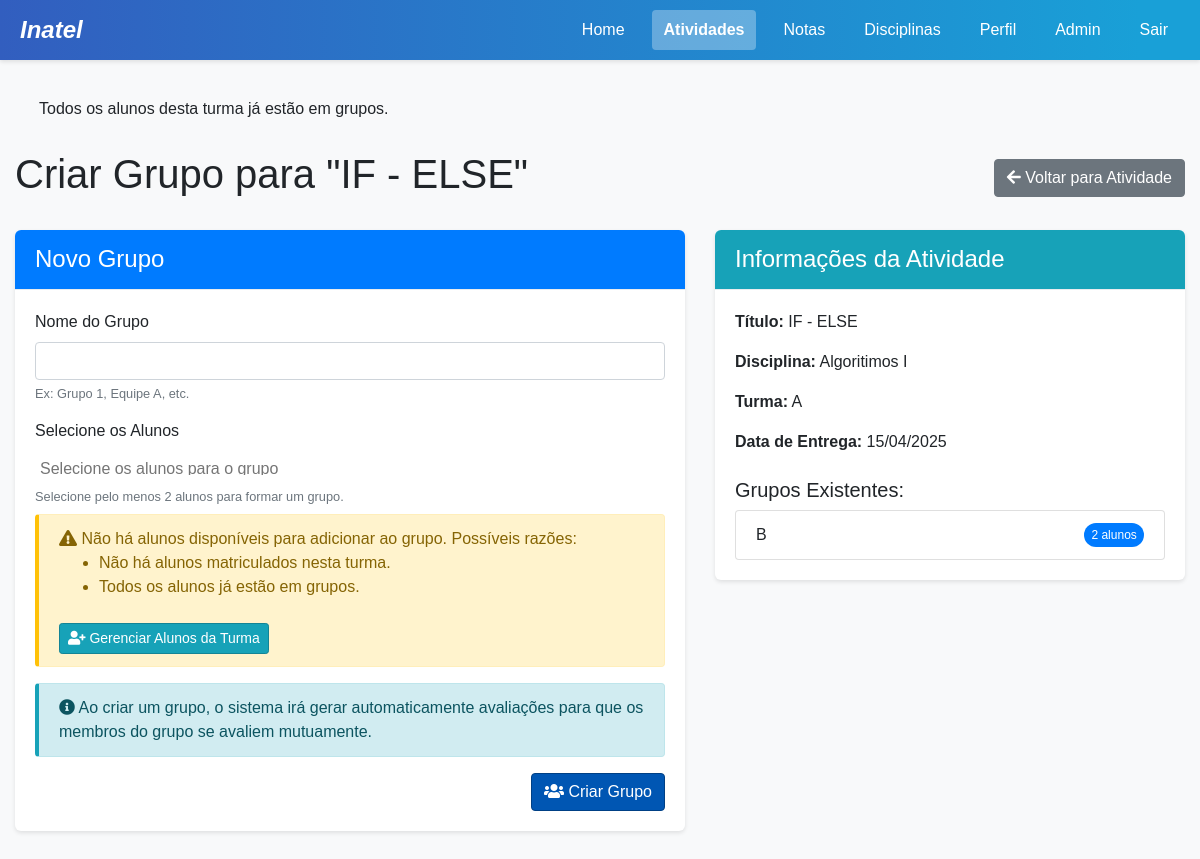
The app's page /criar-grupo/1/ (signed in), older data.
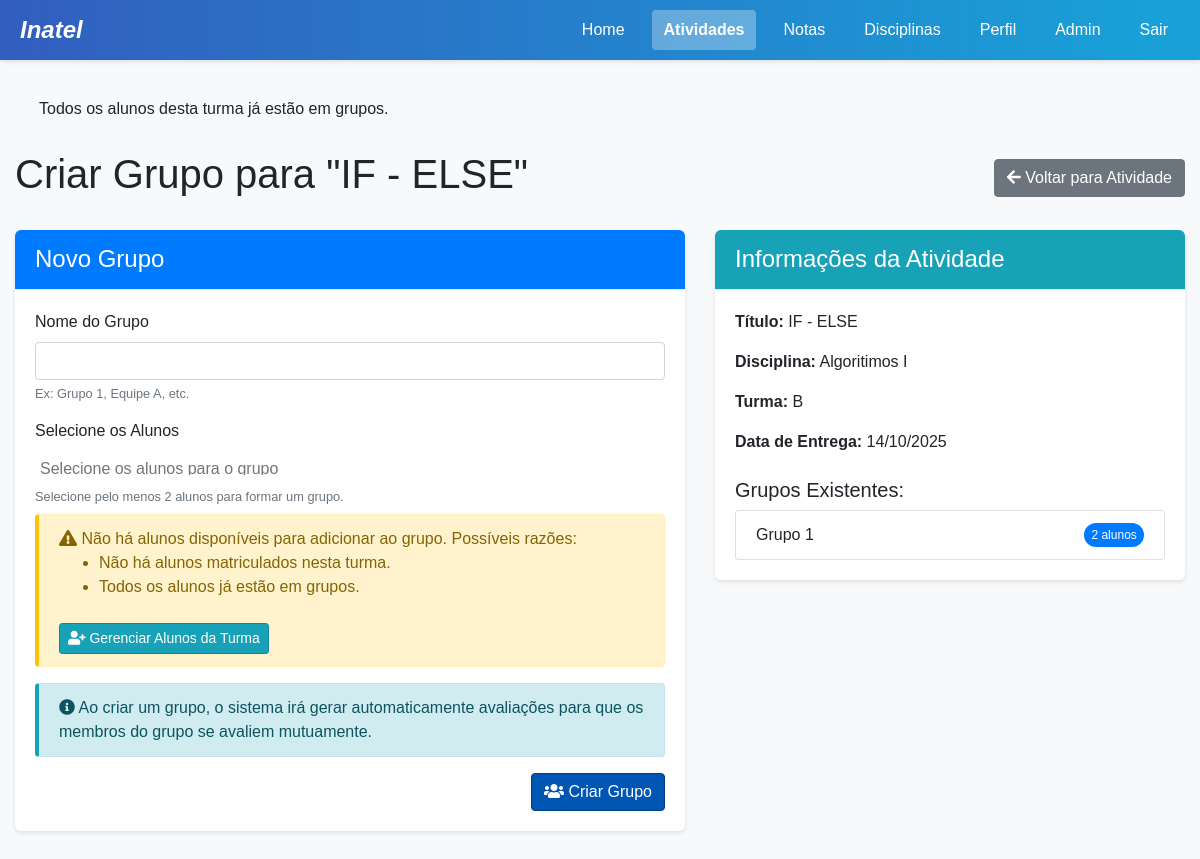
The same page, newer data.
### project/models.py (models this page shows, shortened)
class Atividade(models.Model):
    id = models.AutoField(primary_key=True)
    titulo = models.CharField(max_length=100)
    descricao = models.TextField()
    dataEntrega = models.DateField()
    turma = models.ForeignKey(Turma, on_delete=models.CASCADE, related_name='atividades')
    competencias = models.ManyToManyField('Competencia', related_name='atividades', blank=True)

class Turma(models.Model):
    id = models.AutoField(primary_key=True)
    codigo = models.CharField(max_length=20)  # e.g. "A", "B", "C"
    disciplina = models.ForeignKey(Disciplina, on_delete=models.CASCADE, related_name='turmas')
    professor = models.ForeignKey(Professor, on_delete=models.CASCADE, related_name='turmas')
    semestre = models.ForeignKey(Semestre, on_delete=models.CASCADE, related_name='turmas')

class Grupo(models.Model):
    id = models.AutoField(primary_key=True)
    nome = models.CharField(max_length=100)
    atividade = models.ForeignKey(Atividade, on_delete=models.CASCADE, related_name='grupos')
    alunos = models.ManyToManyField(Aluno, related_name='grupos')

class Disciplina(models.Model):
    id = models.AutoField(primary_key=True)
    nome = models.CharField(max_length=100)
    codigo = models.CharField(max_length=20)
    curso = models.ForeignKey(Curso, on_delete=models.CASCADE, related_name='disciplinas')

### project/views.py (the view)
    def wrapper(request, *args, **kwargs):
        if 'user_type' not in request.session or 'user_id' not in request.session:
            messages.error(request, "Você precisa estar logado para acessar esta página.")
            return redirect('login')
        user_type = request.session['user_type']
        user_id = request.session['user_id']
        try:
            if user_type == 'aluno':
                Aluno.objects.get(idAluno=user_id)
            elif user_type == 'professor':
                Professor.objects.get(idProfessor=user_id)
            elif user_type == 'coordenador':
                Coordenador.objects.get(id=user_id)
            elif user_type == 'admin':
                from .models import Admin
                Admin.objects.get(id=user_id)
            else:
                messages.error(request, "Tipo de usuário não reconhecido.")
                request.session.flush()
                return redirect('login')
        except Exception:
            messages.error(request, "Sua sessão expirou ou é inválida. Por favor, faça login novamente.")
            request.session.flush()
            return redirect('login')
        return view_func(request, *args, **kwargs)

### project/context_processors.py (called while the page is built)
def user_data(request):
    context = {
        'user_type': request.session.get('user_type'),
        'user_id': request.session.get('user_id'),
        'username': request.session.get('username'),
    }
    if 'user_type' in request.session:
        notificacoes = obter_notificacoes_usuario(request)
        context['notificacoes_nao_lidas'] = notificacoes.filter(lida=False)
        context['notificacoes_count'] = context['notificacoes_nao_lidas'].count()
    return context

### project/utils.py (called while the page is built)
def obter_notificacoes_usuario(request):
    from .models import Notificacao, Aluno, Professor, Coordenador, Admin
    user_type = request.session.get('user_type')
    user_id = request.session.get('user_id')
    if not user_type or not user_id:
        return Notificacao.objects.none()
    if user_type == 'aluno':
        return Notificacao.objects.filter(aluno_id=user_id)
    elif user_type == 'professor':
        return Notificacao.objects.filter(professor_id=user_id)
    elif user_type == 'coordenador':
        return Notificacao.objects.filter(coordenador_id=user_id)
    elif user_type == 'admin':
        return Notificacao.objects.filter(admin_id=user_id)
    return Notificacao.objects.none()

### project/templates/criar_grupo.html (shortened to what the changed rows need)
<!DOCTYPE html>
<html lang="pt-br">
<head>
    {% load static %}
    <link rel="stylesheet" href="https://stackpath.bootstrapcdn.com/bootstrap/4.5.2/css/bootstrap.min.css">
    <link rel="stylesheet" href="{% static 'css/main.css' %}">
    <link rel="stylesheet" href="https://cdnjs.cloudflare.com/ajax/libs/font-awesome/5.15.3/css/all.min.css">
    <link rel="stylesheet" href="https://cdn.jsdelivr.net/npm/select2@4.1.0-rc.0/dist/css/select2.min.css" />
    <link rel="stylesheet" href="https://cdn.jsdelivr.net/npm/select2-bootstrap4-theme@1.0.0/dist/select2-bootstrap4.min.css" />
</head>
<body>
    <div class="container mt-4">
        <div class="d-flex justify-content-between align-items-center mb-4">
            <h1>Criar Grupo para "{{ atividade.titulo }}"</h1>
            <a href="{% url 'atividade_detalhe' atividade.id %}" class="btn btn-secondary">
                <i class="fas fa-arrow-left"></i> Voltar para Atividade
            </a>
        </div>
        <div class="row">
            <div class="col-md-5">
                <div class="card">
                    <div class="card-body">
                        <p><strong>Título:</strong> {{ atividade.titulo }}</p>
                        <p><strong>Disciplina:</strong> {{ atividade.turma.disciplina.nome }}</p>
                        <p><strong>Turma:</strong> {{ atividade.turma.codigo }}</p>
                        <p><strong>Data de Entrega:</strong> {{ atividade.dataEntrega|date:"d/m/Y" }}</p>
                        <h5 class="mt-4">Grupos Existentes:</h5>
                        <ul class="list-group">
                            {% for grupo in grupos_existentes %}
                                <li class="list-group-item d-flex justify-content-between align-items-center">
                                    {{ grupo.nome }}
                                    <span class="badge badge-primary badge-pill">{{ grupo.alunos.count }} alunos</span>
                                </li>
                            {% empty %}
                                <li class="list-group-item">Ainda não há grupos para esta atividade.</li>
                            {% endfor %}
                        </ul>
                    </div>
                </div>
            </div>
        </div>
    </div>
</body>
</html>

Row changes from the older to the newer data that the page shows:
changed Atividade "IF - ELSE": turma.codigo "A" → "B"; dataEntrega "15/04/2025" → "14/10/2025"
changed Grupo: nome "B" → "Grupo 1"
